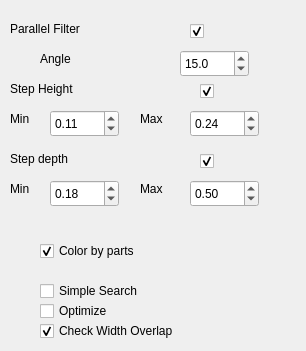
    <widget class="QWidget" name="tab_sm">
     <attribute name="title">
      <string>Stair detection</string>
     </attribute>
     <widget class="QCheckBox" name="checkBox_recPartCol">
      <property name="geometry">
       <rect>
        <x>40</x>
        <y>240</y>
        <width>151</width>
        <height>22</height>
       </rect>
      </property>
      <property name="text">
       <string>Color by parts</string>
      </property>
      <property name="checked">
       <bool>true</bool>
      </property>
     </widget>
     <widget class="QCheckBox" name="checkBox_recWidthFlag">
      <property name="geometry">
       <rect>
        <x>40</x>
        <y>320</y>
        <width>201</width>
        <height>22</height>
       </rect>
      </property>
      <property name="text">
       <string>Check Width Overlap</string>
      </property>
      <property name="checked">
       <bool>true</bool>
      </property>
     </widget>
     <widget class="QLabel" name="label_63">
      <property name="geometry">
       <rect>
        <x>10</x>
        <y>80</y>
        <width>121</width>
        <height>17</height>
       </rect>
      </property>
      <property name="text">
       <string>Step Height</string>
      </property>
     </widget>
     <widget class="QLabel" name="label_72">
      <property name="geometry">
       <rect>
        <x>140</x>
        <y>180</y>
        <width>67</width>
        <height>17</height>
       </rect>
      </property>
      <property name="text">
       <string>Max</string>
      </property>
     </widget>
     <widget class="QDoubleSpinBox" name="doubleSpinBox_recPDMax">
      <property name="geometry">
       <rect>
        <x>190</x>
        <y>180</y>
        <width>69</width>
        <height>27</height>
       </rect>
      </property>
      <property name="singleStep">
       <double>0.010000000000000</double>
      </property>
      <property name="value">
       <double>0.500000000000000</double>
      </property>
     </widget>
     <widget class="QLabel" name="label_71">
      <property name="geometry">
       <rect>
        <x>10</x>
        <y>150</y>
        <width>171</width>
        <height>17</height>
       </rect>
      </property>
      <property name="text">
       <string>Step depth</string>
      </property>
     </widget>
     <widget class="QCheckBox" name="checkBox_recParFlag">
      <property name="geometry">
       <rect>
        <x>190</x>
        <y>20</y>
        <width>97</width>
        <height>22</height>
       </rect>
      </property>
      <property name="text">
       <string/>
      </property>
      <property name="checked">
       <bool>true</bool>
      </property>
     </widget>
     <widget class="QCheckBox" name="checkBox_recNDFlag">
      <property name="geometry">
       <rect>
        <x>200</x>
        <y>80</y>
        <width>97</width>
        <height>22</height>
       </rect>
      </property>
      <property name="text">
       <string/>
      </property>
      <property name="checked">
       <bool>true</bool>
      </property>
     </widget>
     <widget class="QCheckBox" name="checkBox_recPDFlag">
      <property name="geometry">
       <rect>
        <x>200</x>
        <y>150</y>
        <width>97</width>
        <height>22</height>
       </rect>
      </property>
      <property name="text">
       <string/>
      </property>
      <property name="checked">
       <bool>true</bool>
      </property>
     </widget>
     <widget class="QLabel" name="label_66">
      <property name="geometry">
       <rect>
        <x>10</x>
        <y>110</y>
        <width>67</width>
        <height>17</height>
       </rect>
      </property>
      <property name="text">
       <string>Min</string>
      </property>
     </widget>
     <widget class="QLabel" name="label_64">
      <property name="geometry">
       <rect>
        <x>10</x>
        <y>20</y>
        <width>131</width>
        <height>17</height>
       </rect>
      </property>
      <property name="text">
       <string>Parallel Filter</string>
      </property>
     </widget>
     <widget class="QCheckBox" name="checkBox_recSearchMeth">
      <property name="geometry">
       <rect>
        <x>40</x>
        <y>280</y>
        <width>201</width>
        <height>22</height>
       </rect>
      </property>
      <property name="text">
       <string>Simple Search</string>
      </property>
     </widget>
     <widget class="QDoubleSpinBox" name="doubleSpinBox_recNDMax">
      <property name="geometry">
       <rect>
        <x>190</x>
        <y>110</y>
        <width>69</width>
        <height>27</height>
       </rect>
      </property>
      <property name="singleStep">
       <double>0.010000000000000</double>
      </property>
      <property name="value">
       <double>0.240000000000000</double>
      </property>
     </widget>
     <widget class="QDoubleSpinBox" name="doubleSpinBox_recParAngle">
      <property name="geometry">
       <rect>
        <x>180</x>
        <y>50</y>
        <width>69</width>
        <height>27</height>
       </rect>
      </property>
      <property name="decimals">
       <number>1</number>
      </property>
      <property name="value">
       <double>15.000000000000000</double>
      </property>
     </widget>
     <widget class="QLabel" name="label_73">
      <property name="geometry">
       <rect>
        <x>10</x>
        <y>180</y>
        <width>67</width>
        <height>17</height>
       </rect>
      </property>
      <property name="text">
       <string>Min</string>
      </property>
     </widget>
     <widget class="QLabel" name="label_68">
      <property name="geometry">
       <rect>
        <x>140</x>
        <y>110</y>
        <width>67</width>
        <height>17</height>
       </rect>
      </property>
      <property name="text">
       <string>Max</string>
      </property>
     </widget>
     <widget class="QDoubleSpinBox" name="doubleSpinBox_recNDMin">
      <property name="geometry">
       <rect>
        <x>50</x>
        <y>110</y>
        <width>69</width>
        <height>27</height>
       </rect>
      </property>
      <property name="singleStep">
       <double>0.010000000000000</double>
      </property>
      <property name="value">
       <double>0.110000000000000</double>
      </property>
     </widget>
     <widget class="QDoubleSpinBox" name="doubleSpinBox_recPDMin">
      <property name="geometry">
       <rect>
        <x>50</x>
        <y>180</y>
        <width>69</width>
        <height>27</height>
       </rect>
      </property>
      <property name="singleStep">
       <double>0.010000000000000</double>
      </property>
      <property name="value">
       <double>0.180000000000000</double>
      </property>
     </widget>
     <widget class="QCheckBox" name="checkBox_recOptimize">
      <property name="geometry">
       <rect>
        <x>40</x>
        <y>300</y>
        <width>201</width>
        <height>22</height>
       </rect>
      </property>
      <property name="text">
       <string>Optimize</string>
      </property>
     </widget>
     <widget class="QLabel" name="label_70">
      <property name="geometry">
       <rect>
        <x>40</x>
        <y>50</y>
        <width>67</width>
        <height>17</height>
       </rect>
      </property>
      <property name="text">
       <string>Angle</string>
      </property>
     </widget>
    </widget>
